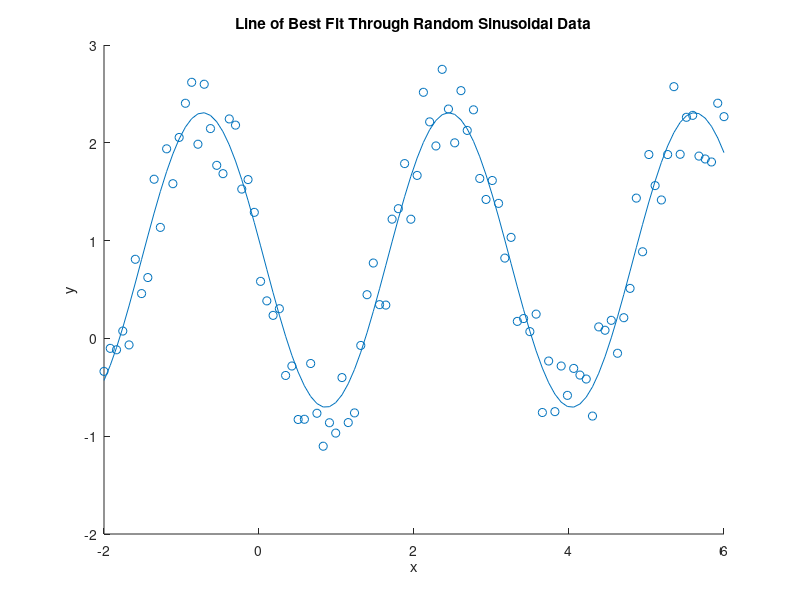

The MATLAB script that drew this image:
clc;clear all;close all;format shortG; % Formatting

n = 100; % Number of data points

% Generates data points with random errors based on known sine curve
x = linspace(-2,6,n); 
y = 1.5*sin(2*x+3)+0.8;
randErrors = (rand(n,1)'-0.5);
y = y + randErrors;
% ------------------------------------------------------------------

b = [2, 2, 2, 2]'; % Starting guess for beta parameters

% Iterates through 
for i=1 : 400
  J = [sin(b(2)*x + b(3)); % Jacobian matrix construction
      (b(1)*x.*cos(b(2)*x + b(3)));
      (b(1)*cos(b(2)*x + b(3)));
      ones(n,1)']';

  r = (y - (b(1)*sin(b(2)*x + b(3)) + b(4)))'; % Residual calculation
   
  delta_b = inv(J'*J)*J'*r; % Calculating delta_beta
  
  b = b + 0.01*delta_b; % Iterating step; damping coefficient = 0.01
end
% -------------------------------------------------------------------

vector_of_betas = b % Displays final beta vector
y_reg = b(1)*sin(b(2)*x + b(3)) + b(4);

hold
scatter(x, y); % Plots data points
plot(x, y_reg); % Plots regression curve
title("Line of Best Fit Through Random Sinusoidal Data");
xlabel("x");
ylabel("y");

